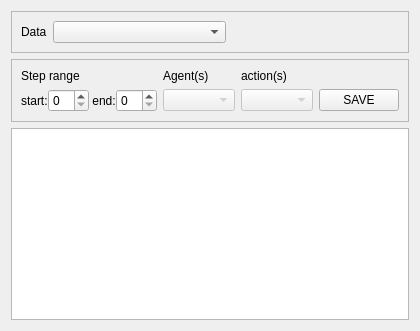
      <widget class="QWidget" name="page_3">
       <layout class="QVBoxLayout" name="verticalLayout_10">
        <item>
         <widget class="QFrame" name="frame_15">
          <property name="frameShape">
           <enum>QFrame::StyledPanel</enum>
          </property>
          <property name="frameShadow">
           <enum>QFrame::Raised</enum>
          </property>
          <layout class="QHBoxLayout" name="horizontalLayout_7">
           <item>
            <widget class="QLabel" name="label_28">
             <property name="text">
              <string>Data</string>
             </property>
            </widget>
           </item>
           <item>
            <widget class="QComboBox" name="sample_data_combo">
             <property name="sizePolicy">
              <sizepolicy hsizetype="MinimumExpanding" vsizetype="Fixed">
               <horstretch>0</horstretch>
               <verstretch>0</verstretch>
              </sizepolicy>
             </property>
            </widget>
           </item>
           <item>
            <spacer name="horizontalSpacer_3">
             <property name="orientation">
              <enum>Qt::Horizontal</enum>
             </property>
             <property name="sizeHint" stdset="0">
              <size>
               <width>40</width>
               <height>20</height>
              </size>
             </property>
            </spacer>
           </item>
          </layout>
         </widget>
        </item>
        <item>
         <widget class="QFrame" name="frame_7">
          <property name="frameShape">
           <enum>QFrame::StyledPanel</enum>
          </property>
          <property name="frameShadow">
           <enum>QFrame::Raised</enum>
          </property>
          <layout class="QGridLayout" name="gridLayout_6">
           <item row="2" column="3">
            <widget class="QComboBox" name="sample_action_combo">
             <property name="enabled">
              <bool>false</bool>
             </property>
            </widget>
           </item>
           <item row="0" column="3">
            <widget class="QLabel" name="label_12">
             <property name="text">
              <string>action(s)</string>
             </property>
            </widget>
           </item>
           <item row="2" column="4">
            <widget class="QPushButton" name="save_sample_button">
             <property name="text">
              <string>SAVE</string>
             </property>
            </widget>
           </item>
           <item row="0" column="0">
            <widget class="QLabel" name="sample_step_range_label">
             <property name="text">
              <string>Step range</string>
             </property>
            </widget>
           </item>
           <item row="2" column="1">
            <widget class="QComboBox" name="sample_agent_combo">
             <property name="enabled">
              <bool>false</bool>
             </property>
             <property name="editable">
              <bool>false</bool>
             </property>
            </widget>
           </item>
           <item row="0" column="1">
            <widget class="QLabel" name="label_17">
             <property name="text">
              <string>Agent(s)</string>
             </property>
            </widget>
           </item>
           <item row="2" column="0">
            <widget class="QWidget" name="widget_2" native="true">
             <layout class="QHBoxLayout" name="horizontalLayout_8">
              <property name="spacing">
               <number>0</number>
              </property>
              <property name="leftMargin">
               <number>0</number>
              </property>
              <property name="topMargin">
               <number>0</number>
              </property>
              <property name="rightMargin">
               <number>0</number>
              </property>
              <property name="bottomMargin">
               <number>0</number>
              </property>
              <item>
               <widget class="QLabel" name="label_29">
                <property name="text">
                 <string>start:</string>
                </property>
               </widget>
              </item>
              <item>
               <widget class="QSpinBox" name="sample_step_start_spinBox"/>
              </item>
              <item>
               <widget class="QLabel" name="label_30">
                <property name="text">
                 <string> end:</string>
                </property>
               </widget>
              </item>
              <item>
               <widget class="QSpinBox" name="sample_step_end_spinBox">
                <property name="enabled">
                 <bool>true</bool>
                </property>
               </widget>
              </item>
             </layout>
            </widget>
           </item>
          </layout>
         </widget>
        </item>
        <item>
         <widget class="QTextBrowser" name="sample_output"/>
        </item>
       </layout>
      </widget>
